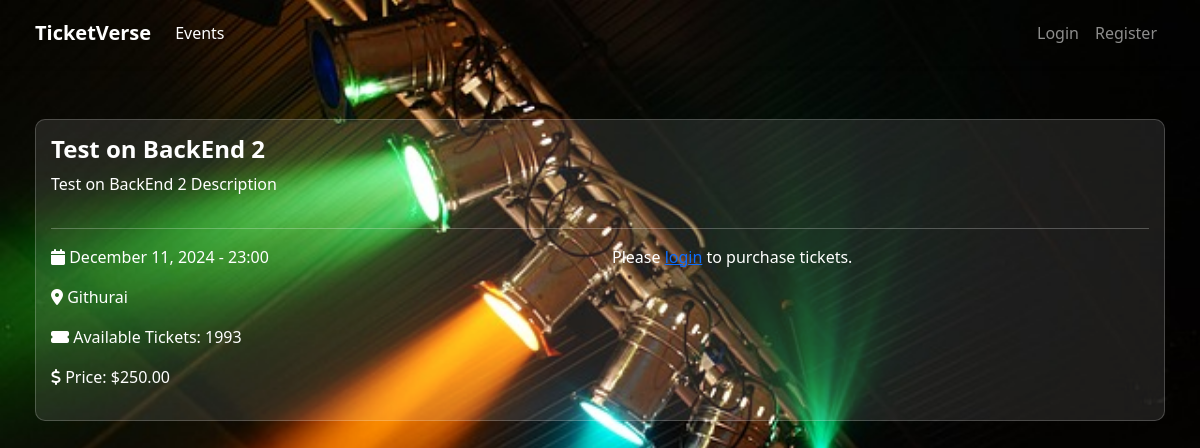
Page /event/4/ on the committed database.
### events/models.py (models this page shows, shortened)
class Event(models.Model):
    title = models.CharField(max_length=200)
    description = models.TextField()
    date = models.DateTimeField()
    venue = models.CharField(max_length=200)
    capacity = models.PositiveIntegerField()
    price = models.DecimalField(max_digits=10, decimal_places=2)
    created_by = models.ForeignKey(User, on_delete=models.CASCADE)
    created_at = models.DateTimeField(auto_now_add=True)
    updated_at = models.DateTimeField(auto_now=True)
    @property
    def available_tickets(self):
        sold_tickets = self.ticket_set.filter(is_cancelled=False).count()
        return self.capacity - sold_tickets

### events/views.py (the view)
# urls.py: path('event/<int:pk>/', views.EventDetailView.as_view(), name='event-detail'),
class EventDetailView(DetailView):
    model = Event
    template_name = 'events/event_detail.html'
    def get_context_data(self, **kwargs):
        context = super().get_context_data(**kwargs)
        if self.request.user.is_authenticated:
            context['ticket_form'] = TicketPurchaseForm()
        return context

### templates/events/event_detail.html
{% extends "base.html" %}
{% block content %}
<div class="card">
    <div class="card-body">
        <h2 class="card-title">{{ event.title }}</h2>
        <p class="card-text">{{ event.description }}</p>
        <hr>
        <div class="row">
            <div class="col-md-6">
                <p><i class="fas fa-calendar"></i> {{ event.date|date:"F d, Y - H:i" }}</p>
                <p><i class="fas fa-map-marker-alt"></i> {{ event.venue }}</p>
                <p><i class="fas fa-ticket-alt"></i> Available Tickets: {{ event.available_tickets }}</p>
                <p><i class="fas fa-dollar-sign"></i> Price: ${{ event.price }}</p>
            </div>
            <div class="col-md-6">
                {% if user.is_authenticated and event.available_tickets > 0 %}
                    <form method="POST" action="{% url 'purchase-ticket' event.pk %}">
                        {% csrf_token %}
                        {{ ticket_form.as_p }}
                        <button type="submit" class="btn btn-success">
                            <i class="fas fa-shopping-cart"></i> Purchase Ticket
                        </button>
                    </form>
                {% elif not user.is_authenticated %}
                    <p>Please <a href="{% url 'login' %}">login</a> to purchase tickets.</p>
                {% else %}
                    <p class="text-danger">Sorry, this event is sold out!</p>
                {% endif %}
            </div>
        </div>
    </div>
</div>
{% endblock content %}

### static/css/styles.css (style rules this page uses)
body { background: url('/static/images/background.jpg') no-repeat center center fixed; background-size: cover; color: #fff; }
.card { border-radius: 10px; background: rgba(255, 255, 255, 0.1); color: #fff; border: 1px solid rgba(255, 255, 255, 0.2); }
.card-title { font-size: 1.5rem; font-weight: bold; }
.card-text { font-size: 1rem; }
.card-body { padding: 15px; display: flex; flex-direction: column; justify-content: space-between; }

### rows in the picture
Event: title "Test on BackEnd 2", description "Test on BackEnd 2 Description", date "December 11, 2024 - 23:00", venue "Githurai", available_tickets "1993", price "250.00"
